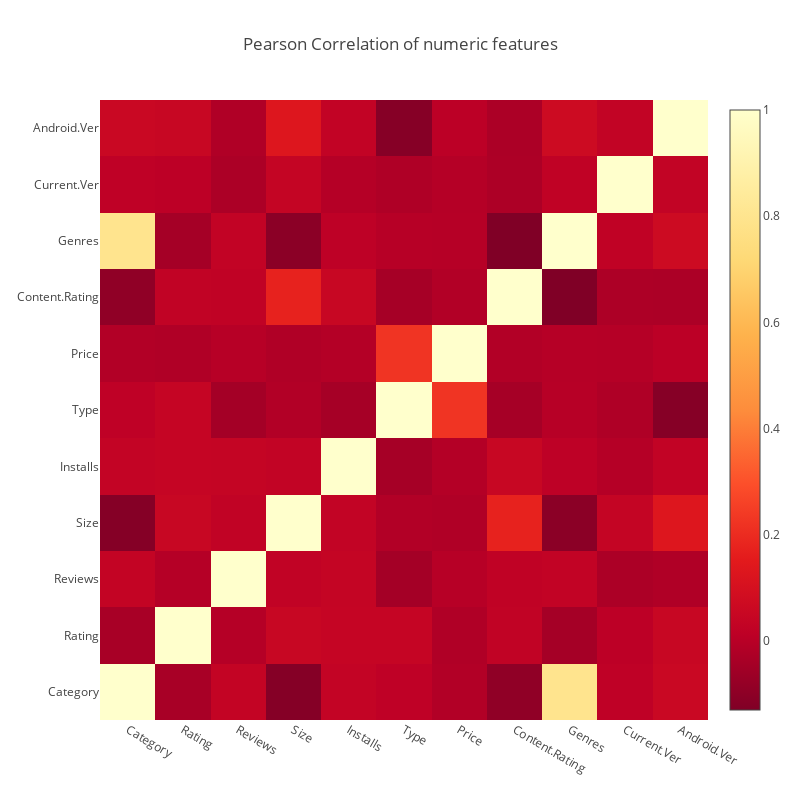

Notebook code cell kept with this figure:
### Code cell
data = [
    go.Heatmap(
        z = df_temp2.corr().values,
        x = df_temp2.corr().columns.values,
        y = df_temp2.corr().columns.values,
        colorscale='YlOrRd',
        reversescale=False,
    )
]

layout = go.Layout(
    title='Pearson Correlation of numeric features',
    xaxis = dict(ticks=''),
    yaxis = dict(ticks='' ),
    width = 800, height = 800,
    margin = dict(
        l = 100
    )
)

fig = go.Figure(data=data, layout=layout)
py.iplot(fig, filename='labelled-heatmap')

### Figure 1 — Plotly figure (JSON) as saved in the notebook; plotly's stock layout.template omitted (floating-point values rounded to 4 significant figures)
{"data": [{"colorscale": "YlOrRd", "reversescale": false, "type": "heatmap", "uid": "f876145a-5631-11e9-a941-86007052c501", "x": ["Category", "Rating", "Reviews", "Size", "Installs", "Type", "Price", "Content.Rating", "Genres", "Current.Ver", "Android.Ver"], "y": ["Category", "Rating", "Reviews", "Size", "Installs", "Type", "Price", "Content.Rating", "Genres", "Current.Ver", "Android.Ver"], "z": [[1, -0.03749, 0.03369, -0.1195, 0.03165, 0.01697, -0.01377, -0.09384, 0.7967, 0.01789, 0.0537], [-0.03749, 1, -0.007535, 0.04862, 0.04007, 0.04068, -0.01953, 0.02591, -0.0438, 0.01003, 0.04624], [0.03369, -0.007535, 1, 0.02516, 0.03557, -0.0472, -0.003684, 0.02222, 0.02877, -0.0296, -0.01867], [-0.1195, 0.04862, 0.02516, 1, 0.03064, -0.01412, -0.01963, 0.1727, -0.1053, 0.03654, 0.1301], [0.03165, 0.04007, 0.03557, 0.03064, 1, -0.04175, -0.009406, 0.04982, 0.01416, -0.007244, 0.02776], [0.01697, 0.04068, -0.0472, -0.01412, -0.04175, 1, 0.2239, -0.04192, -0.002263, -0.02266, -0.1158], [-0.01377, -0.01953, -0.003684, -0.01963, -0.009406, 0.2239, 1, -0.01448, -0.005374, -0.006753, 0.008163], [-0.09384, 0.02591, 0.02222, 0.1727, 0.04982, -0.04192, -0.01448, 1, -0.1305, -0.02643, -0.02776], [0.7967, -0.0438, 0.02877, -0.1053, 0.01416, -0.002263, -0.005374, -0.1305, 1, 0.02338, 0.06839], [0.01789, 0.01003, -0.0296, 0.03654, -0.007244, -0.02266, -0.006753, -0.02643, 0.02338, 1, 0.03028], [0.0537, 0.04624, -0.01867, 0.1301, 0.02776, -0.1158, 0.008163, -0.02776, 0.06839, 0.03028, 1]]}], "layout": {"height": 800, "margin": {"l": 100}, "title": "Pearson Correlation of numeric features", "width": 800, "xaxis": {"ticks": ""}, "yaxis": {"ticks": ""}}}
